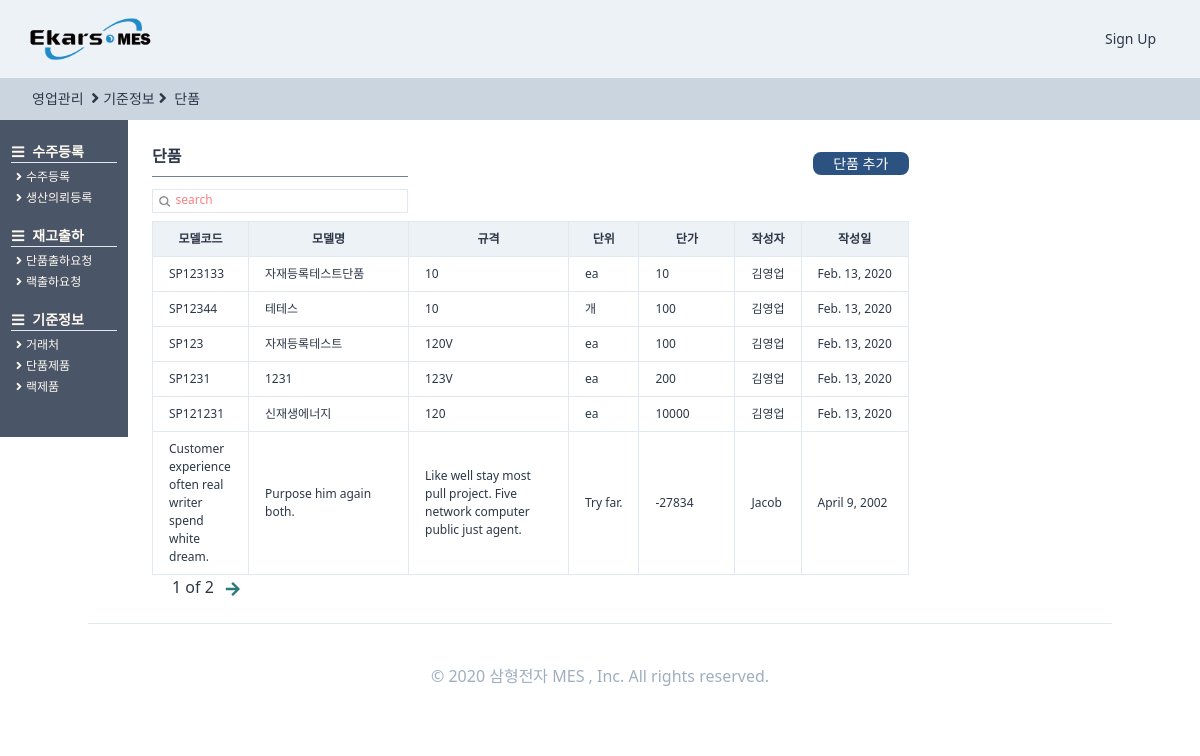
Before: /standardinformaiton/single/ with the older database file.
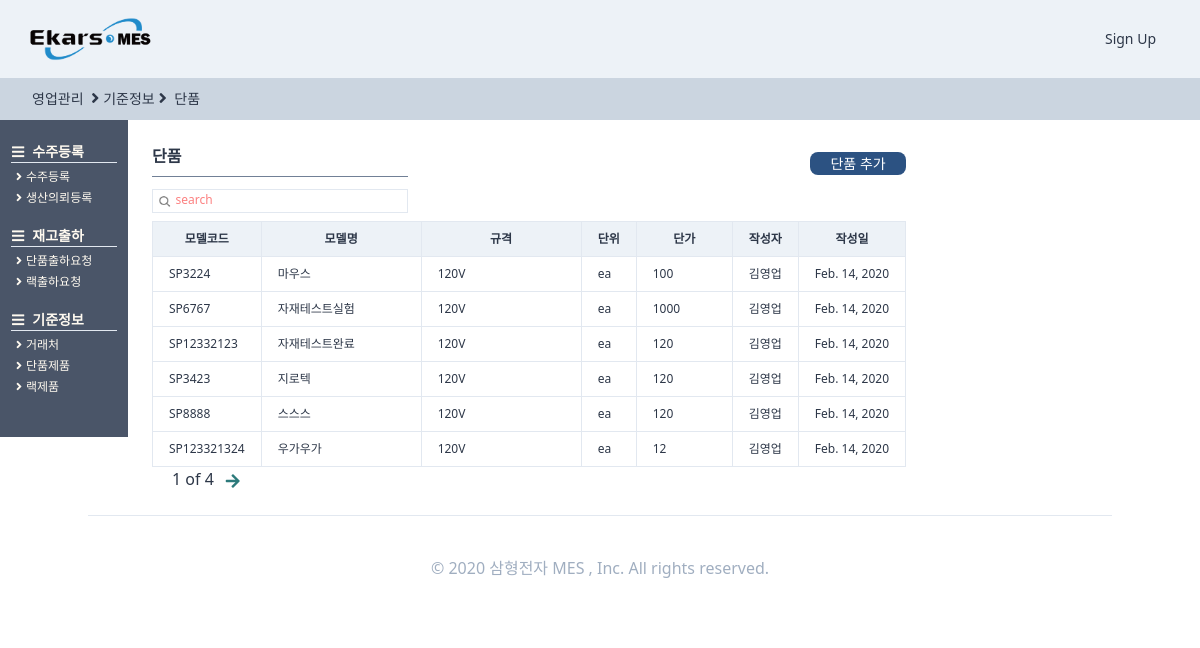
After: the same page with the newer database file.
### StandardInformation/models.py (models this page shows, shortened)
class SingleProduct(TimeStampedModel):
    작성자 = models.ForeignKey(
        "users.User", related_name="단품제품작성자", on_delete=models.SET_NULL, null=True
    )
    작성일 = models.DateField(auto_now=True, auto_now_add=False)
    모델코드 = models.CharField(max_length=80, blank=True)
    모델명 = models.CharField(max_length=30, blank=True)
    규격 = models.CharField(max_length=80, blank=True)
    단위 = models.CharField(max_length=10, blank=True)
    단가 = models.IntegerField(null=True)
    class Meta:
        verbose_name = "단품제품"
        verbose_name_plural = "단품제품"

### users/models.py (models this page shows)
class User(AbstractUser,TimeStampedModel):
    부서 = models.ForeignKey(
        "Part", related_name="user", on_delete=models.CASCADE, null=True
    )
    class Meta:
        verbose_name = "사용자"
        verbose_name_plural = "사용자"
    def __str__(self):
        return self.first_name

### StandardInformation/views.py (the view, shortened to what this page needs)
# urls.py: path("single/", views.SingleView.as_view(), name="single"),
class SingleView(ListView):
    model = models.SingleProduct
    paginate_by = 6
    paginate_orphans = 2
    ordering = "-created"
    context_object_name = "lists"
    template_name = "Standardinformation/single.html"
    def get_queryset(self):
        search = self.request.GET.get("search")
        if search is None:
            return super().get_queryset()
    def get(self, request, *args, **kwargs):
        self.object_list = self.get_queryset()
        allow_empty = self.get_allow_empty()
        context = self.get_context_data()
        if (self.request.GET.get("search") is None) or (
            self.request.GET.get("search") == ""
        ):
            context["search"] = "search"
            context["s_bool"] = False
        else:
            context["search"] = self.request.GET.get("search")
            context["s_bool"] = True
        return self.render_to_response(context)

### templates/Standardinformation/single.html (shortened to what this page needs)
{%extends "orders/ordershome.html"%}
{% load static%}
{%block head_title%}
</a><i class="fas fa-angle-right mx-1 text-base"></i>기준정보<i class="fas fa-angle-right text-base mx-1"></i>
단품
{%endblock head_title %}
{%block main_contens%}
<div class="w-11/12 h-full ml-32 -mt-6 pt-12 flex flex-row justify-between">
    <div class="p-6 flex flex-col">
        <div class="flex flex-row justify-between">
            <div class="justify-between ">
                <div class=" border-b w-64 mb-3 font-semibold border-gray-600 pb-2">단품 </div>
            </div>
            <div class="mt-2">
                <a href="{%url "StandardInformation:singleregister"%}">
                    <div class="btn-link">
                        단품 추가 </div>
                </a>
            </div>
        </div>
        <div class="w-64 border h-6 mb-2">
            <form method="get" action="{%url "StandardInformation:single" %}" class="w-full flex ">
                <button class="w-4 h-4 mt-1 ml-1  rounded-xl bg-cover bg-center"
                    style="background-image:url({% static 'img/search.png' %});"></button>
                <input name="search" placeholder={{search}}
                    class="ml-1 w-full border-none search-box text-xs font-medium placeholder-red-400 focus: outline-none" />
            </form>
        </div>
        <div class="w-full rounded text-xs">
            <table class="table-fixed">
                <thead>
                    <tr>
                        <th class="border bg-gray-200 px-4 py-2 w-24">모델코드</th>
                        <th class="border bg-gray-200 px-4 py-2 w-40">모델명</th>
                        <th class="border bg-gray-200 px-4 py-2 w-40">규격</th>
                        <th class="border bg-gray-200 px-4 py-2">단위</th>
                        <th class="border bg-gray-200 px-4 py-2 w-24">단가</th>
                        <th class="border bg-gray-200 px-4 py-2">작성자</th>
                        <th class="border bg-gray-200 px-4 py-2">작성일</th>
                    </tr>
                </thead>
                <tbody>
                    {%for list in lists%}
                    <tr>
                        <td class="border px-4 py-2 font-medium hover:text-blue-700 hover:font-bold"><a
                                href="{%url "StandardInformation:singledetail" list.pk %}">{{list.모델코드}}</a></td>
                        <td class="border px-4 py-2">{{list.모델명}}</td>
                        <td class="border px-4 py-2">{{list.규격}}</td>
                        <td class="border px-4 py-2">{{list.단위}}</td>
                        <td class="border px-4 py-2">{{list.단가}}</td>
                        <td class="border px-4 py-2">{{list.작성자}}</td>
                        <td class="border px-4 py-2">{{list.작성일}}</td>
                    </tr>
                    {%endfor%}
                </tbody>
            </table>
            <div class="flex ml-2">
                <span class="mx-3 font-medium  text-base">{{page_obj.number}} of
                    {{page_obj.paginator.num_pages}}</span>
                {% if page_obj.has_next %}
                {%if s_bool%}
                <a href="?search={{search}}&page={{page_obj.next_page_number}}" class="text-teal-700"><i
                        class="fas fa-arrow-right fa-lg mt-2"></i></a>
                {%else%}
                <a href="?page={{page_obj.next_page_number}}" class="text-teal-700"><i
                        class="fas fa-arrow-right fa-lg mt-2"></i></a>
                {% endif %}{% endif %}
            </div>
        </div>
    </div>
</div>
{%endblock main_contens %}

Changed rows visible on the page:
no longer on this page (row unchanged): SingleProduct: 모델코드 "SP123133", 모델명 "자재등록테스트단품", 규격 "10", 단위 "ea", 단가 "10", 작성자 "김영업", 작성일 "Feb. 13, 2020"
no longer on this page (row unchanged): SingleProduct: 모델코드 "SP12344", 모델명 "테테스", 규격 "10", 단위 "개", 단가 "100", 작성자 "김영업", 작성일 "Feb. 13, 2020"
no longer on this page (row unchanged): SingleProduct: 모델코드 "SP123", 모델명 "자재등록테스트", 규격 "120V", 단위 "ea", 단가 "100", 작성자 "김영업", 작성일 "Feb. 13, 2020"
no longer on this page (row unchanged): SingleProduct: 모델코드 "SP1231", 모델명 "1231", 규격 "123V", 단위 "ea", 단가 "200", 작성자 "김영업", 작성일 "Feb. 13, 2020"
no longer on this page (row unchanged): SingleProduct: 모델코드 "SP121231", 모델명 "신재생에너지", 규격 "120", 단위 "ea", 단가 "10000", 작성자 "김영업", 작성일 "Feb. 13, 2020"
removed SingleProduct: 모델코드 "Customer experience often real writer spend white dream.", 모델명 "Purpose him again both.", 규격 "Like well stay most pull project. Five network computer public just agent.", 단위 "Try far.", 단가 "-27834", 작성자 "Jacob", 작성일 "April 9, 2002"
added SingleProduct: 모델코드 "SP3224", 모델명 "마우스", 규격 "120V", 단위 "ea", 단가 "100", 작성자 "김영업", 작성일 "Feb. 14, 2020"
added SingleProduct: 모델코드 "SP6767", 모델명 "자재테스트실험", 규격 "120V", 단위 "ea", 단가 "1000", 작성자 "김영업", 작성일 "Feb. 14, 2020"
added SingleProduct: 모델코드 "SP12332123", 모델명 "자재테스트완료", 규격 "120V", 단위 "ea", 단가 "120", 작성자 "김영업", 작성일 "Feb. 14, 2020"
added SingleProduct: 모델코드 "SP3423", 모델명 "지로텍", 규격 "120V", 단위 "ea", 단가 "120", 작성자 "김영업", 작성일 "Feb. 14, 2020"
added SingleProduct: 모델코드 "SP8888", 모델명 "스스스", 규격 "120V", 단위 "ea", 단가 "120", 작성자 "김영업", 작성일 "Feb. 14, 2020"
added SingleProduct: 모델코드 "SP123321324", 모델명 "우가우가", 규격 "120V", 단위 "ea", 단가 "12", 작성자 "김영업", 작성일 "Feb. 14, 2020"
Other visible differences:
{{ page_obj.paginator.num_pages }}: "2" → "4"
